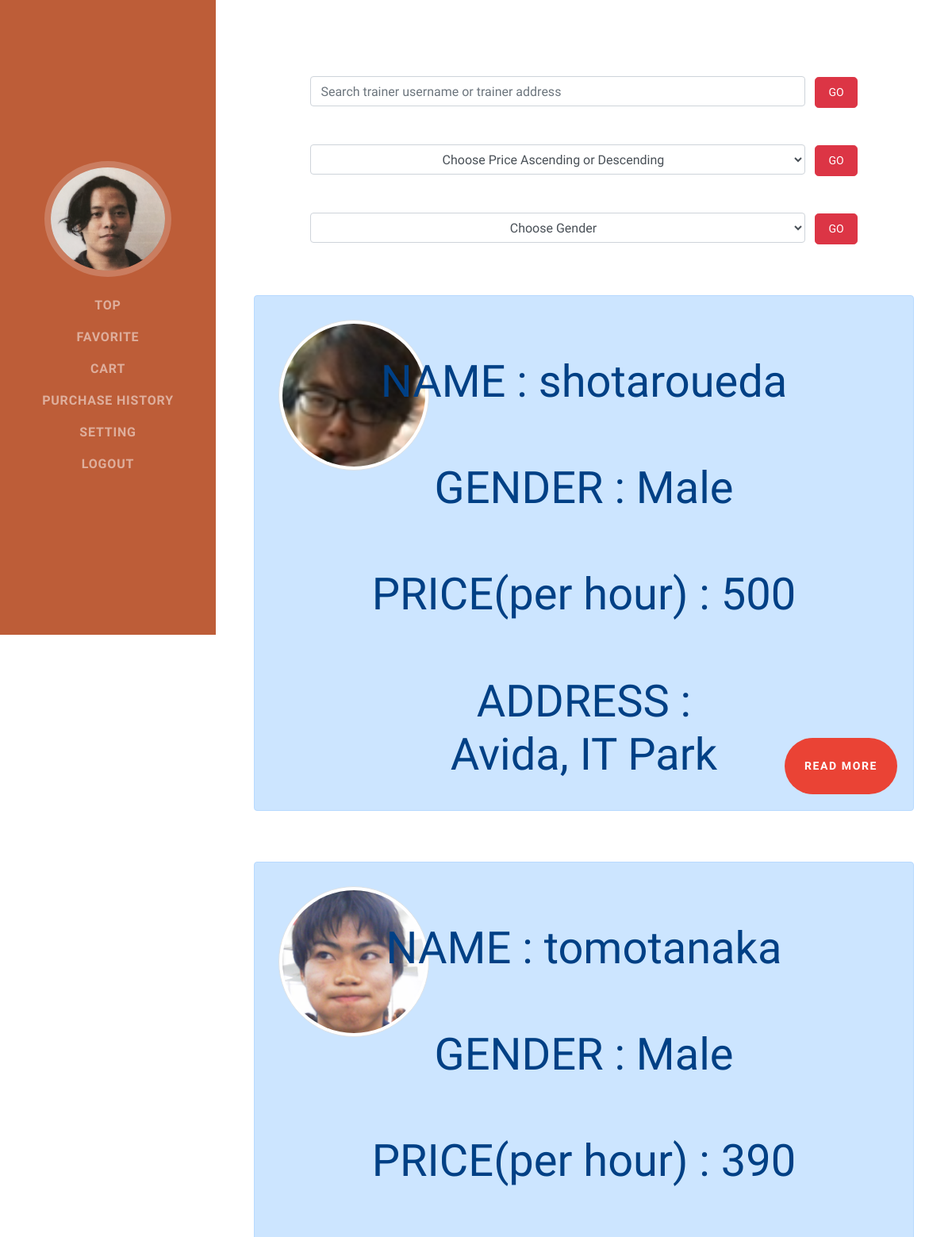
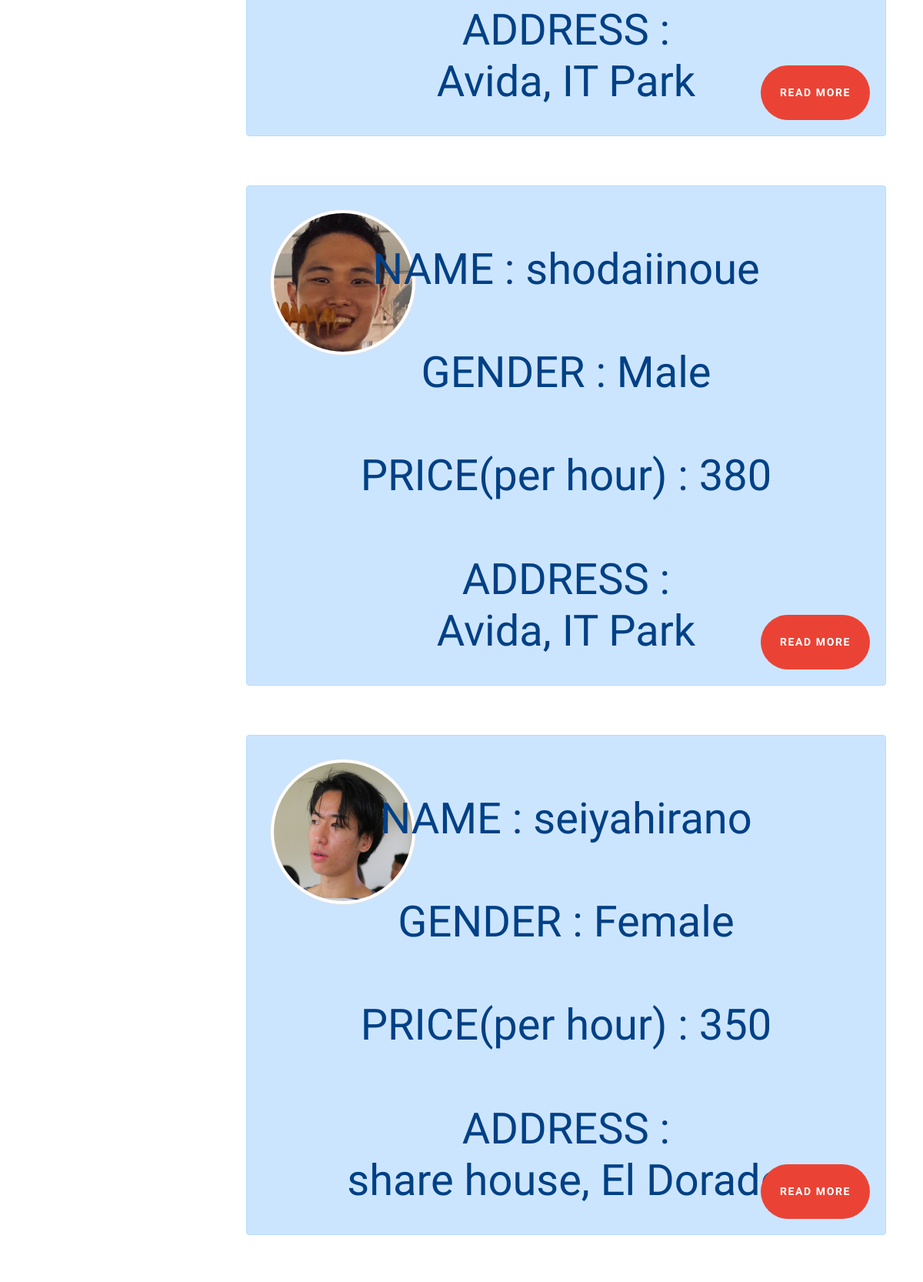
The app's page /trainerlist_orderdesc.php (signed in, upper part) with its own data (2 pictures, top to bottom).
### tables this page shows
CREATE TABLE `users` (
  `user_id` int(100) NOT NULL,
  `user_fname` varchar(100) NOT NULL,
  `user_lname` varchar(100) NOT NULL,
  `user_email` varchar(100) NOT NULL,
  `user_status` varchar(100) DEFAULT NULL,
  `user_image` varchar(100) DEFAULT NULL,
  `login_id` int(100) NOT NULL
);

CREATE TABLE `product` (
  `trainer_id` int(100) NOT NULL,
  `trainer_fname` varchar(100) NOT NULL,
  `trainer_lname` varchar(100) NOT NULL,
  `trainer_uname` varchar(100) NOT NULL,
  `trainer_email` varchar(100) NOT NULL,
  `trainer_description` varchar(100) NOT NULL,
  `trainer_phone` varchar(100) NOT NULL,
  `trainer_address` varchar(100) NOT NULL,
  `trainer_gender` varchar(100) NOT NULL,
  `trainer_image` varchar(100) DEFAULT NULL,
  `trainer_price` int(100) NOT NULL
);

### classes/database.php (called while the page is built, shortened)
<?php
class Database{
    private $servername = 'localhost';
    private $username = 'root';
    private $password = 'root';
    private $database_name = 'fist_portfolio';
    public function __construct()
    {
        $this->conn = new mysqli($this->servername,$this->username,$this->password,$this->database_name);
        if($this->conn->connect_error){
            die('cannot connect'.$this->conn->connect_error);
        }else{
            return $this->conn;
        }
    }
}
?>

### admin_action.php (called while the page is built, shortened)
<?php
include 'classes/admin_class.php';
$Admin = new Admin;
?>

### classes/admin_class.php (called while the page is built, shortened)
<?php
include 'database.php';
class Admin extends Database{
    public function displayorder_trainerdesc(){
        $displaytrainer = "SELECT * FROM product ORDER BY trainer_price desc";
        $result = $this->conn->query($displaytrainer);
        if($result->num_rows >0){
            $row = array();
            while($rows = $result->fetch_assoc()){
                $row[] = $rows;
            }return $row;
        }else{
            return false;
        }
    }
    public function display_onesetting($userID){
        $sql = "SELECT * FROM users INNER JOIN login ON users.login_id = login.login_id WHERE users.user_id = '$userID'";
        $result = $this->conn->query($sql);
        if($result->num_rows>0){
            $row = array();
            while($rows = $result->fetch_assoc()){
                $row[]=$rows;
            }return $row;
        }else{
            die('cannot display one setting'.$this->conn->connect_error);
        }
    }
}
?>

### trainerlist_orderdesc.php (the view, shortened to what this page needs)
<?php
    include 'admin_action.php';
?>
<!DOCTYPE html>
<html lang="en">
<head>
  <link href="vendor/bootstrap/css/bootstrap.min.css" rel="stylesheet">
  <link href="vendor/fontawesome-free/css/all.min.css" rel="stylesheet">
  <link href="css/resume.min.css" rel="stylesheet">
</head>
<body class="d-flex flex-column">
  <?php include 'sidebar_admin.php' ?>
  <section class="resume-section p-3 p-lg-5 d-flex justify-content-center" id="about">
        <div class="w-100 vh-100">
        <div id="page-content">
      <div class="row justify-content-center m-0 text-center">
        <div class="col-md-12 p-0">
        <?php include 'forms.php' ?>
          <?php
            $list = $Admin->displayorder_trainerdesc();
            foreach($list as $key => $row){
              $userID = $row['trainer_id'];
                echo "<div class='alert alert-primary d-inline-block w-100 mt-5 display-3'>";
                if($row['trainer_image']== null){
                  echo "<i class='fas fa-user post'></i><br><br><br>";
                }else{
                  $image = $row['trainer_image'];
                  echo "<div class='big'>";
                  echo "<img src='upload/$image' class='img-thumbnail rounded-circle pos'><br><br><br>";
                  echo "</div>";
                }
                echo "<div class='display-4'>";
                echo "<div class='big'>";
                echo "NAME : ";
                echo $row['trainer_fname'].$row['trainer_lname'];
                echo "</div><br>";
                echo "<div class='big'>";
                echo "GENDER : ";
                echo $row['trainer_gender'];
                echo "</div><br>";
                echo "<div class='big'>";
                echo "PRICE(per hour) : ";
                echo $row['trainer_price'];
                echo "</div><br>";
                echo "ADDRESS : <br>";
                echo "<div class='big'>";
                echo $row['trainer_address']."<br>";
                echo "</div>";
                echo "<a href='user_edit.php?trainer_id=$userID' role='button' class='btn btn-lg btn-google btn-inline-block p-4 text-uppercase jojo'>READ MORE</a>";
                echo "</div>";
                echo "</div>";
            }
          ?>
            </div>
          </div>
        </div>
      </div>
    </section>
  </body>
</html>

### sidebar_admin.php (shortened to what this page needs)
<?php
    if(empty($_SESSION['login_id'])){
      header('location: login.php');
    }elseif($_SESSION['user_status']=='admin'){
      header('location: admin.php');
    }else{
      $userID = $_SESSION['login_id'];
    }
?>
<nav class="navbar navbar-expand-lg navbar-dark bg-primary fixed-top" id="sideNav">
    <a class="navbar-brand js-scroll-trigger" href="setting.php">
      <span class="d-none d-lg-block">
        <?php
            $tenta = $Admin->display_onesetting($userID);
            foreach($tenta as $key => $row){
              $image = $row['user_image'];
              if(empty($row['user_image'])){
                echo "<img class='img-fluid img-profile rounded-circle mx-auto mb-2' src='upload/dog.jpg'>";
              }else{
                echo "<img class='img-fluid img-profile rounded-circle mx-auto mb-2' src='upload/$image'> ";
              }
            }
        ?>
      </span>
    </a>
    <div class="collapse navbar-collapse" id="navbarSupportedContent">
      <ul class="navbar-nav">
      <li class="nav-item">
          <a class="nav-link js-scroll-trigger" href="trainerlist_new.php">TOP</a>
        </li>
        <li class="nav-item">
          <a class="nav-link js-scroll-trigger" href="trainerlist_favorite.php">Favorite</a>
        </li>
        <li class="nav-item">
          <a class="nav-link js-scroll-trigger" href="cart.php">Cart</a>
        </li>
        <li class="nav-item">
          <a class="nav-link js-scroll-trigger" href="trainerlist_history.php">Purchase History</a>
        </li>
        <li class="nav-item">
          <a class="nav-link js-scroll-trigger" href="setting.php">Setting</a>
        </li>
        <li class="nav-item">
          <a class="nav-link js-scroll-trigger" href="logout.php">Logout</a>
        </li>
      </ul>
    </div>
  </nav>

### trainerlist_orderdesc.php (style rules this page uses)
html, body { height: 100%; }
#page-content { flex: 1 0 auto; }
.d-inline-block { width :350px; height :650px; }
.big { position: relative; }
.pos { position:absolute; top:20px; left :20px; }
.jojo { position :absolute; bottom: 20px; right:20px; }
.alert-primary { font-size: 18px; padding: 10px; }
.text-uppercase { font-size: 14px; }
.btn-google { color: white; background-color: #ea4335; border-radius: 5rem; letter-spacing: .1rem; font-weight: bold; transition: all 0.2s; }
.img-thumbnail { width:190px; height:190px; overflow: hidden; }

### records on screen
users: user_image (picture)
product: trainer_image (picture), trainer_fname "shotaro", trainer_lname "ueda", trainer_gender "Male", trainer_price "500", trainer_address "Avida, IT Park"
product: trainer_image (picture), trainer_fname "tomo", trainer_lname "tanaka", trainer_gender "Male", trainer_price "390", trainer_address "Avida, IT Park"
product: trainer_image (picture), trainer_fname "shodai", trainer_lname "inoue", trainer_gender "Male", trainer_price "380", trainer_address "Avida, IT Park"
product: trainer_image (picture), trainer_fname "seiya", trainer_lname "hirano", trainer_gender "Female", trainer_price "350", trainer_address "share house, El Dorado"
